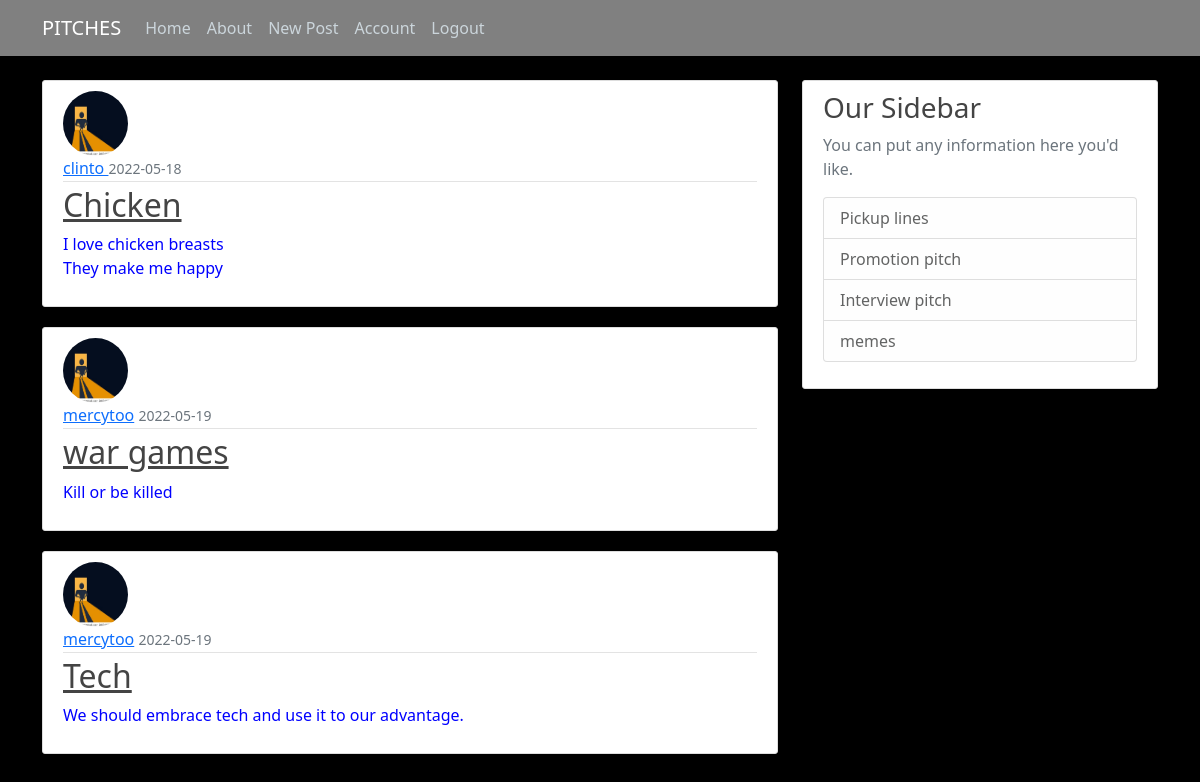
Page /home (signed in) on the committed database.
### pitches/models.py (models this page shows, shortened)
class Post(db.Model):
    id = db.Column(db.Integer, primary_key=True)
    title = db.Column(db.String(100), nullable=False)
    date_posted = db.Column(db.DateTime, nullable=False, default=datetime.utcnow)
    content = db.Column(db.Text, nullable=False)
    user_id = db.Column(db.Integer, db.ForeignKey('user.id'), nullable=False)

class User(db.Model, UserMixin):
    id = db.Column(db.Integer, primary_key=True)
    username = db.Column(db.String(20), unique=True, nullable=False)
    email = db.Column(db.String(120), unique=True, nullable=False)
    image_file = db.Column(db.String(20), nullable=False, default='kc.jpg')
    password = db.Column(db.String(60), nullable=False)
    posts = db.relationship('Post', backref='author', lazy=True)

### pitches/routes.py (the view)
@app.route("/")
@app.route("/home")
def home():
    posts = Post.query.all()
    return render_template('home.html', posts=posts)

### pitches/models.py (called while the page is built)
@login_manager.user_loader
def load_user(user_id):
    return User.query.get(int(user_id))

### pitches/templates/home.html
{% extends "wallart.html"%}
{% block content%}
    {%for post in posts%}
    <article class="media content-section">
        <img class="rounded-circle article-img" src="{{url_for('static' ,filename='images/kc.jpg')}}">
        <div class="media-body">
          <div class="article-metadata">
            <a class="mr-2" href="#">{{ post.author.username }}</a>
            <small class="text-muted">{{ post.date_posted.strftime('%Y-%m-%d') }}</small>
          </div>
          <h2><a class="article-title" href="{{url_for('post',post_id=post.id)}}">{{ post.title }}</a></h2>
          <p class="article-content">{{ post.content }}</p>
        </div>
      </article>
    {%endfor%}
{% endblock%}

### pitches/static/styles.css (style rules this page uses)
body { background: black; color: blue; margin-top: 5rem; }
h1, h2, h3, h4, h5, h6 { color: #444444; }
.content-section { background: #ffffff; padding: 10px 20px; border: 1px solid #dddddd; border-radius: 3px; margin-bottom: 20px; }
.article-title { color: #444444; }
.article-content { white-space: pre-line; }
.article-img { height: 65px; width: 65px; margin-right: 16px; }
.article-metadata { padding-bottom: 1px; margin-bottom: 4px; border-bottom: 1px solid #e3e3e3 }

### rows in the picture
Post: author.username "clinto", date_posted "2022-05-18", title "Chicken", content "I love chicken breasts They make me happy"
Post: author.username "mercytoo", date_posted "2022-05-19", title "war games", content "Kill or be killed"
Post: author.username "mercytoo", date_posted "2022-05-19", title "Tech", content "We should embrace tech and use it to our advantage."
